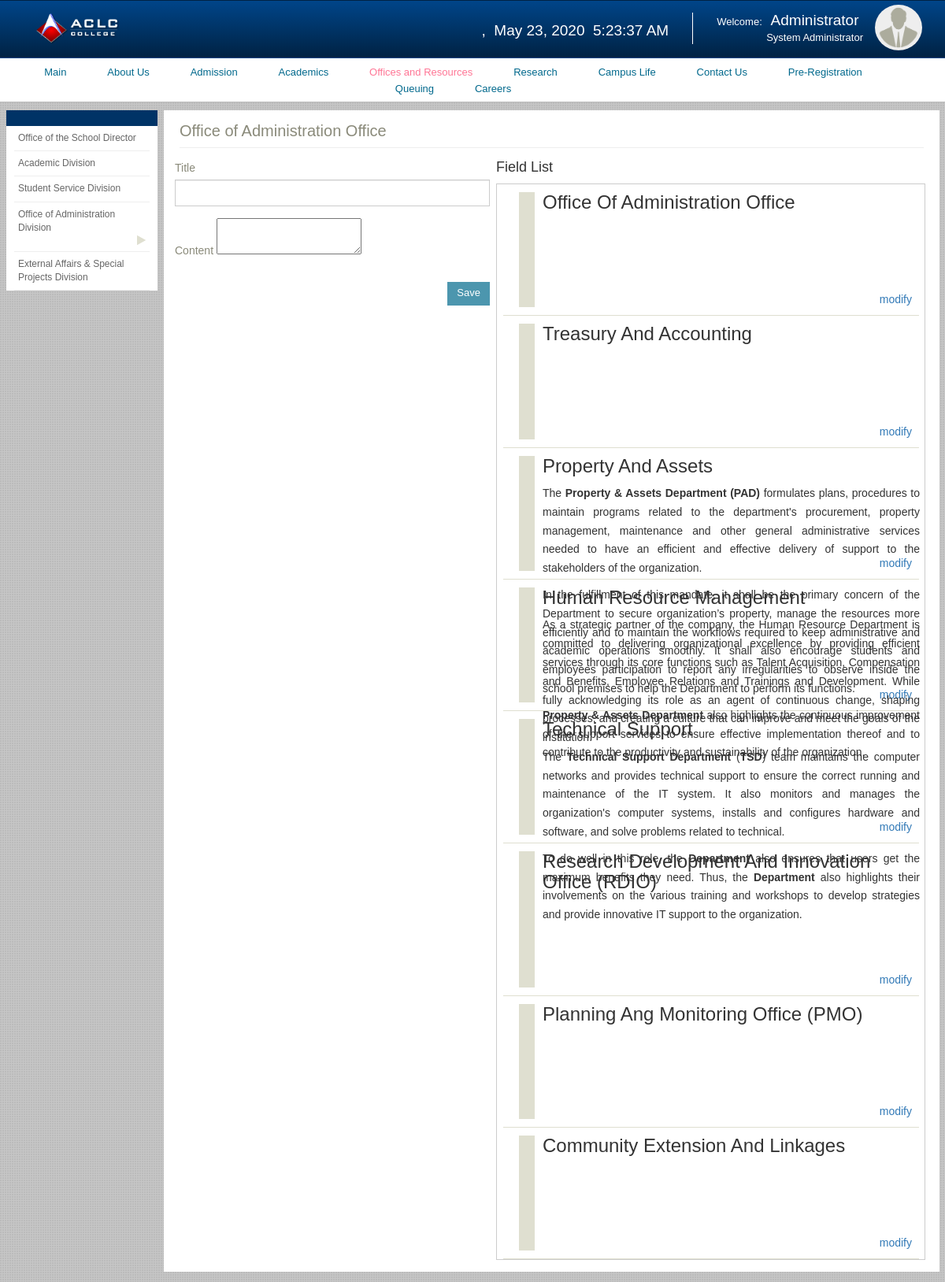
Page /index.php/admin/office_and_resources/office_of_administration_division on the committed database.
### tables this page shows
CREATE TABLE `oad` (
  `oad_id` int(11) NOT NULL,
  `title` varchar(225) DEFAULT NULL,
  `content` text,
  `date_posted` date DEFAULT NULL,
  `ac_id` int(11) DEFAULT NULL
);

### application/controllers/admin/office_and_resources/office_of_administration_division.php (called while the page is built, shortened)
<?php
class Office_Of_Administration_Division extends MY_Controller {
	public function index()
	{
		$data['info'] = $this->load_list();
		$this->load->view("admin/office_and_resources/header");
		$this->load->view("admin/office_and_resources/office_of_administration_division/body",$data);
	}
	public function load_list(){
		$this->load->model('oad');
		$oad = new Oad;
		$getSD = $oad->get();
		return $getSD;
	}
}

### index.php (called while the page is built, shortened)
<?php
require_once BASEPATH.'core/CodeIgniter.php';

### application/core/MY_Model.php (called while the page is built, shortened)
<?php
	class MY_Model extends CI_Model{
		public function instatiate($qry_result){
			$toret = array();
			foreach ($qry_result as $row) {
				$model = new $class;
				$model->populate($row);
				$toret[$row->{$this::DB_TABLE_PK}] = $model;
			}
			return $toret;
		}
		public function get($limit = 0, $offset = 0){
			$this->db->select('*');
			$this->db->from($this::DB_TABLE);
			$qry = $this->db->get();
			$toret = $this->instatiate($qry->result());
			return $toret;
		}
	}

### application/views/admin/office_and_resources/office_of_administration_division/body.php (the view, shortened to what this page needs)
<div class="container-fluid">
    <div class="row">
      	<div class="col-md-4 pr-0">
        	<div class="admission-leftpane bg-white">
          		<div class="head-blue ptb-10 bg-blue"></div>
      			<ul>
        			<li><a href="<?= base_url()?>index.php/admin/office_and_resources/office_of_the_school_director">Office of the School Director</a></li>
		            <li><a href="<?= base_url()?>index.php/admin/office_and_resources/academic_division">Academic Division</a></li>
		            <li><a href="<?= base_url()?>index.php/admin/office_and_resources/student_service_division">Student Service Division</a></li>
		            <li class="active"><a href="<?= base_url()?>index.php/admin/office_and_resources/office_of_administration_division">Office of Administration Division</a><i class="fa fa-play"></i></li>
		            <li><a href="<?= base_url()?>index.php/admin/office_and_resources/external_affairs">External Affairs &amp; Special Projects Division</a></li>
      			</ul>
        	</div>
    	</div>
    	<div class="col-md-20">
			<div class="mid-content ptb-15 bg-white oh">
				<h3 class="normal c-gray f-20 mb-15 bb pb-10">Office of Administration Office</h3>
				<div class="row">
					<div class="col-md-10">
						<?php echo form_open_multipart('admin/office_and_resources/office_of_administration_division/save_text',array('id'=>'form-text-oad' , 'class' => 'form-horizontal', 'data-toggle' => "validator", 'method' => "post")) ?>
							<div class="form-group">
								<label for="title" style="font-weight: normal;" class="c-gray">Title</label>
								<input type="text" name="title" id="title" class="form-control" style="border-radius:0;" required>
							</div>
							<div class="form-group">
								<label for="content" style="font-weight: normal;" class="c-gray">Content</label>
								<textarea name="content" id="cont"></textarea>
							</div>
							<div class="form-group">
								<button type="submit" class="btn btn-primary pull-right" style="padding-top:5px;margin-bottom: 5px;margin-top:10px;" id="btn-save">Save</button>
							</div>
						</form>
					</div>
					<div class="col-md-14">
						<div class="col-md-24">
							<div class="row">
								<h4>Field List</h4>
							</div>
							<div class="row" style="border:1px solid #CCC;">
								<div class="col-md-24">
									<?php foreach($info as $key => $value):?>
										<div style="border-bottom:1px solid #dfdfd0;padding-bottom:10px;margin-top:10px;">
											<div class="row" style="border-left:20px solid #dfdfd0;margin-left:20px;">
												<div class="col-md-24" style="padding-left:10px;word-wrap:break-word;">
													<h3><?= ucwords($value->title)?></h3>
													<div style="height:90px;" class="ellip">
														<?= $value->content; ?>
													</div>
													<a href="#" class="pull-right edit" style="margin-right:10px;" attr="<?= $value->oad_id ?>">modify</a>
												</div>
											</div>
										</div>
									<?php endforeach;?>
								</div>
							</div>
						</div>
					</div>
				</div>
			</div>
		</div>

### rows in the picture
oad: title "Office Of Administration Office"
oad: title "Treasury And Accounting"
oad: title "Property And Assets", content "The Property & Assets Department (PAD) formulates plans, procedures to maintain programs related to the department's procurement, property management, maintenance and other general administrative services needed to have an efficient and effective delivery of support to the stakeholders of the organization. In the fulfillment of this mandate, it shall be the primary concern of the Department to secure organization’s property, manage the resources more efficiently and to maintain the workflows required to keep administrative and academic operations smoothly. It shall also encourage students and employees participation to report any irregularities to observe inside the school premises to help…"
oad: title "Human Resource Management", content "As a strategic partner of the company, the Human Resource Department is committed to delivering organizational excellence by providing efficient services through its core functions such as Talent Acquisition, Compensation and Benefits, Employee Relations and Trainings and Development. While fully acknowledging its role as an agent of continuous change, shaping processes, and creating a culture that can improve and meet the goals of the institution."
oad: title "Technical Support", content "The Technical Support Department ( TSD ) team maintains the computer networks and provides technical support to ensure the correct running and maintenance of the IT system. It also monitors and manages the organization's computer systems, installs and configures hardware and software, and solve problems related to technical. To do well in this role, the Department also ensures that users get the maximum benefits they need. Thus, the Department also highlights their involvements on the various training and workshops to develop strategies and provide innovative IT support to the organization."
oad: title "Research Development And Innovation Office (RDIO)"
oad: title "Planning Ang Monitoring Office (PMO)"
oad: title "Community Extension And Linkages"
